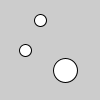
Frame 1 (no input)
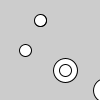
Frame 2 (the mouse pressed at the canvas centre, redrawn once)

The Processing sketch that drew these frames (run headless with seeded random() and noise(); the mouse was pressed at the canvas centre and the sketch redrawn once):

// Processing sketch: Pvector___java
// ── Pvector___java.pde
PVector v1, v2;

void setup() {
  noLoop();
  v1 = new PVector(40, 20);
  v2 = new PVector(25, 50); 
}

void draw() {
  ellipse(v1.x, v1.y, 12, 12);
  ellipse(v2.x, v2.y, 12, 12);
  v2.add(v1);
  ellipse(v2.x, v2.y, 24, 24);
}

/* In many of the Processing examples, 
you will see PVector used to describe 
a position, velocity, or acceleration. */

/* Since vectors represent groupings of values, 
we cannot simply use traditional addition/multiplication/etc. 
Instead, we'll need to do some "vector" math, which is 
made easy by the methods inside the PVector class. */

/* The variable is declared like any other, 
here in the first line. It is initialised with the 
special keyword new, like we did when creating arrays. */

/* Here, PVector is the class and, in our example, 
screenPos is the object we have instantiated from it. 
We can only call methods or extract data values using 
the dot notation applied to objects not classes (there 
are some exceptions to this rule, but we won't be considering 
them during the BootCamp). */
